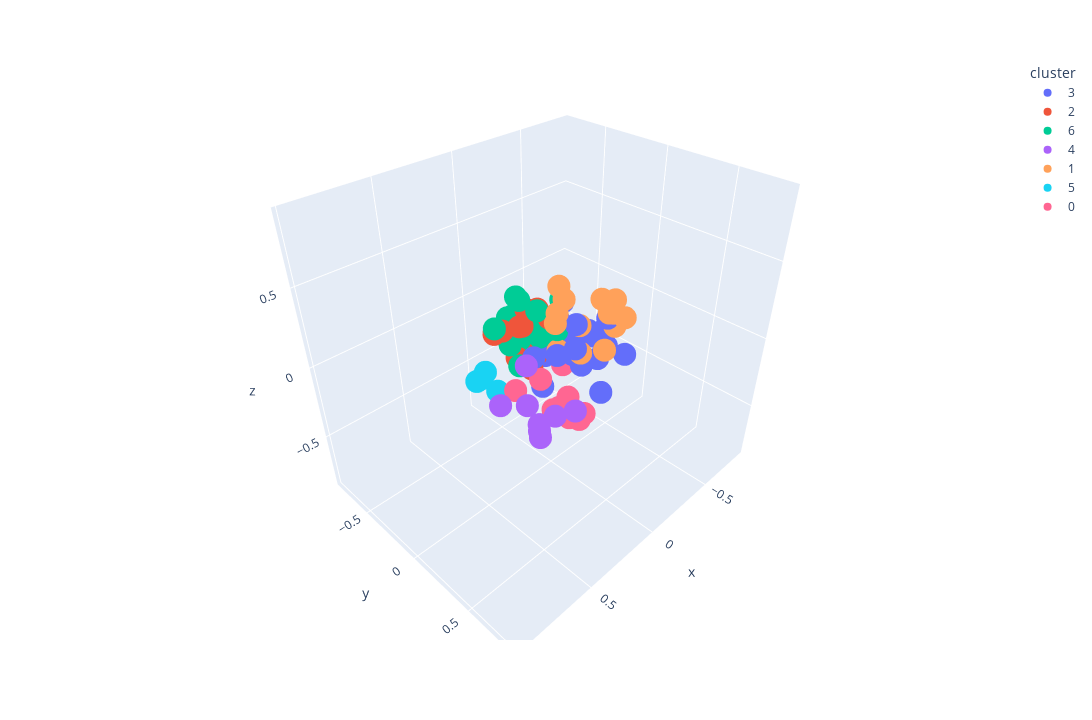

Notebook source saved alongside this figure:
### Markdown cell above
### Visualizing Combination: Description + Tags

### Code cell
visualize_pca(model, sample_df, "tokenize_desc_tag", 7)

### Figure 1 — Plotly figure (JSON) as saved in the notebook; plotly's stock layout.template omitted (floating-point values rounded to 4 significant figures)
{"data": [{"hovertemplate": "<b>%{hovertext}</b>", "hovertext": ["Baldur's Gate 3", "Remnant II", "Phasmophobia", "DAVE THE DIVER", "ELDEN RING", "Sons Of The Forest", "Hogwarts Legacy", "Raft", "Sea of Thieves 2023 Edition", "Path of Exile", "Terraria", "Deep Rock Galactic", "Dead Cells", "Crusader Kings III", "ARK: Survival Evolved", "SCP: 5K", "Shadow Gambit: The Cursed Crew", "theHunter: Call of the Wild™", "Darkest Dungeon® II", "Graveyard Keeper", "The Elder Scrolls V: Skyrim Special Edition", "Escape the Backrooms", "Don't Starve Together", "The Binding of Isaac: Rebirth", "BOOK OF HOURS", "New World", "Valheim"], "legendgroup": "3", "marker": {"color": "#636efa", "symbol": "circle"}, "mode": "markers", "name": "3", "scene": "scene", "showlegend": true, "type": "scatter3d", "x": [-0.1636, -0.2261, -0.2141, -0.1603, -0.1817, -0.2729, -0.08199, -0.1994, 0.0421, -0.2084, -0.1768, -0.09291, -0.2245, -0.05645, -0.3473, -0.103, -0.2311, -0.06105, -0.2725, -0.1798, 0.07688, -0.2912, -0.2738, -0.2133, -0.261, -0.2382, -0.3841], "y": [-0.18, -0.1604, 0.2228, 0.04533, -0.2651, 0.319, -0.1481, 0.1745, 0.08755, -0.1802, -0.009599, -0.05626, 0.06758, -0.1474, 0.1039, 0.08612, -0.02693, 0.1282, 0.1429, 0.2348, -0.07246, 0.1978, 0.07219, -0.1026, -0.01805, -0.1817, -0.01319], "z": [-0.1026, 0.1298, 0.1845, -0.06899, -0.2818, -0.04655, -0.1113, -0.1058, 0.004379, -0.1252, -0.1526, 0.1258, 0.0303, -0.3926, -0.1251, 0.1385, -0.04764, 0.01357, 0.04202, -0.3122, -0.06853, 0.1527, -0.03266, -0.07338, -0.2804, -0.1596, -0.1314]}, {"hovertemplate": "<b>%{hovertext}</b>", "hovertext": ["Counter-Strike: Global Offensive", "Call of Duty®", "PUBG: BATTLEGROUNDS", "Dota 2", "War Thunder", "The Elder Scrolls® Online", "BattleBit Remastered", "Destiny 2", "Hearts of Iron IV", "Total War: WARHAMMER III", "World of Warships", "Red Dead Redemption 2", "Mount & Blade II: Bannerlord", "Wayfinder", "Stellaris", "Sid Meier’s Civilization® VI", "Guild Wars 2"], "legendgroup": "2", "marker": {"color": "#EF553B", "symbol": "circle"}, "mode": "markers", "name": "2", "scene": "scene", "showlegend": true, "type": "scatter3d", "x": [0.2632, 0.1351, 0.07366, 0.2114, 0.1933, -0.1278, 0.06541, -0.05125, 0.05452, -0.06057, 0.1239, 0.006304, -0.1197, -0.1447, 0.02885, 0.08952, 0.01758], "y": [-0.1886, -0.1263, -0.1765, -0.2577, -0.2054, -0.2672, -0.1499, -0.189, -0.2508, -0.2121, -0.1661, -0.02193, -0.2987, -0.2306, -0.147, -0.1674, -0.3314], "z": [0.1342, 0.1481, 0.1001, 0.08725, 0.1134, -0.1299, 0.219, 0.1513, -0.05178, -0.1856, -0.08828, 0.1876, -0.2322, -0.1493, -0.2109, -0.1463, -0.02072]}, {"hovertemplate": "<b>%{hovertext}</b>", "hovertext": ["Apex Legends™", "NARAKA: BLADEPOINT", "Tom Clancy's Rainbow Six® Siege", "Team Fortress 2", "FINAL FANTASY XIV Online", "Warframe", "Street Fighter™ 6", "Yu-Gi-Oh! Master Duel", "Hunt: Showdown", "Starfield", "ARMORED CORE™ VI FIRES OF RUBICON™", "World of Tanks Blitz", "Ratchet & Clank: Rift Apart", "Eternal Return", "It Takes Two", "Brawlhalla", "DRAGON BALL Z: KAKAROT", "BlazBlue Entropy Effect", "Marvel’s Spider-Man Remastered"], "legendgroup": "6", "marker": {"color": "#00cc96", "symbol": "circle"}, "mode": "markers", "name": "6", "scene": "scene", "showlegend": true, "type": "scatter3d", "x": [0.07328, 0.04297, 0.122, 0.1281, -0.03143, -0.09523, 0.3349, 0.0587, -0.02636, 0.1511, 0.1728, 0.1104, -0.06737, -0.07934, -0.02277, 0.0455, 0.06121, -0.06155, 0.05208], "y": [-0.2284, -0.3474, -0.1409, -0.2099, -0.2494, -0.2993, -0.08693, -0.2521, 0.03735, -0.1105, -0.1641, -0.2658, -0.03809, -0.2358, 0.01385, -0.292, -0.2143, -0.1781, -0.07197], "z": [0.2722, 0.07102, 0.3062, 0.1209, -0.2049, 0.07281, 0.2497, 0.1017, 0.3147, -0.1035, 0.02837, -0.003155, 0.0557, 0.03217, 0.1124, 0.1109, -0.01401, -0.04324, 0.2356]}, {"hovertemplate": "<b>%{hovertext}</b>", "hovertext": ["Forza Horizon 5", "Grand Theft Auto V", "Forza Horizon 4", "Euro Truck Simulator 2", "American Truck Simulator", "F1® 23", "BeamNG.drive", "Contraband Police"], "legendgroup": "4", "marker": {"color": "#ab63fa", "symbol": "circle"}, "mode": "markers", "name": "4", "scene": "scene", "showlegend": true, "type": "scatter3d", "x": [0.4125, 0.3479, 0.2362, 0.3395, 0.4274, 0.5024, 0.4109, 0.09551], "y": [0.2666, 0.1864, 0.289, 0.2845, 0.3763, 0.1594, 0.3597, 0.302], "z": [-0.02981, 0.1492, -0.2004, -0.2881, -0.08518, -0.03299, -0.1504, -0.2453]}, {"hovertemplate": "<b>%{hovertext}</b>", "hovertext": ["Cyberpunk 2077", "Rust", "Dead by Daylight", "The Texas Chain Saw Massacre", "PAYDAY 2", "Project Zomboid", "Ready or Not", "Fallout 76", "Metro Exodus", "Call of Duty®: Black Ops III", "Vampire Survivors", "The Outlast Trials", "DayZ", "Six Days in Fallujah", "Resident Evil 4", "Dying Light"], "legendgroup": "1", "marker": {"color": "#FFA15A", "symbol": "circle"}, "mode": "markers", "name": "1", "scene": "scene", "showlegend": true, "type": "scatter3d", "x": [-0.02095, -0.1772, -0.1773, -0.1588, 0.02218, -0.2614, 0.1099, -0.1293, -0.09385, -0.03644, -0.321, -0.2342, -0.2157, 0.02273, -0.2129, -0.1939], "y": [0.02735, 0.2467, 0.2053, 0.2835, 0.07308, 0.2382, 0.1444, 0.0898, 0.1382, 0.05284, 0.1764, 0.248, 0.2511, 0.06247, 0.3528, 0.2506], "z": [-0.02309, -0.0009225, 0.3166, 0.2733, 0.433, 0.1151, 0.2731, 0.12, -0.02786, 0.3177, 0.2371, 0.2188, 0.264, 0.2603, 0.243, 0.2393]}, {"hovertemplate": "<b>%{hovertext}</b>", "hovertext": ["EA SPORTS™ FIFA 23", "Football Manager 2023", "Madden NFL 24", "EA SPORTS FC™ 24"], "legendgroup": "5", "marker": {"color": "#19d3f3", "symbol": "circle"}, "mode": "markers", "name": "5", "scene": "scene", "showlegend": true, "type": "scatter3d", "x": [0.5215, 0.4087, 0.5167, 0.4391], "y": [-0.009514, 0.01458, 0.02085, -0.04428], "z": [0.04887, -0.06968, 0.0766, 0.04528]}, {"hovertemplate": "<b>%{hovertext}</b>", "hovertext": ["The Sims™ 4", "Farming Simulator 22", "Stardew Valley", "Sengoku Dynasty", "Cities: Skylines", "Microsoft Flight Simulator 40th Anniversary Edition", "RimWorld", "Planet Zoo", "Garry's Mod"], "legendgroup": "0", "marker": {"color": "#FF6692", "symbol": "circle"}, "mode": "markers", "name": "0", "scene": "scene", "showlegend": true, "type": "scatter3d", "x": [0.02674, 0.03011, -0.0223, -0.1984, 0.194, 0.3613, 0.02018, 0.1195, 0.1581], "y": [0.09255, 0.2703, 0.2564, -0.1217, 0.1207, 0.1097, 0.1614, 0.2791, 0.1855], "z": [-0.3774, -0.3673, -0.3631, -0.293, -0.05892, -0.0437, -0.2662, -0.2919, -0.261]}], "layout": {"height": 720, "legend": {"title": {"text": "cluster"}, "tracegroupgap": 0}, "margin": {"t": 60}, "scene": {"domain": {"x": [0, 1], "y": [0, 1]}, "xaxis": {"range": [-0.8841, 1.021], "title": {"text": "x"}}, "yaxis": {"range": [-0.8474, 0.8763], "title": {"text": "y"}}, "zaxis": {"range": [-0.8926, 0.933], "title": {"text": "z"}}}, "width": 1280}}
